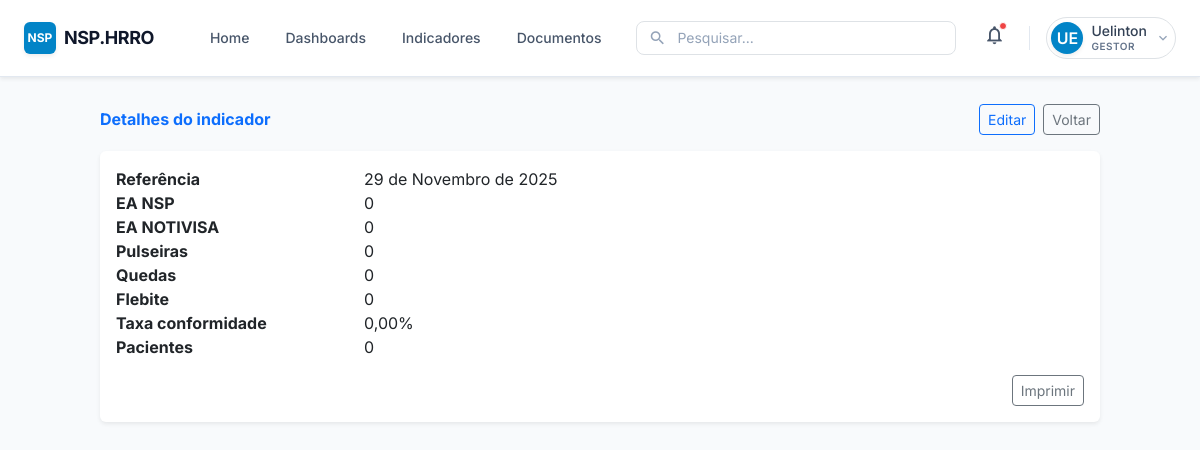
The page /indicadores/34/ (signed in) on the database its author committed.
### core/models.py (models this page shows, shortened)
class MetricEntry(models.Model):
    referencia = models.DateField(default=timezone.now)
    total_ea_nsp = models.PositiveIntegerField()
    total_ea_notivisa = models.PositiveIntegerField()
    total_pulseiras = models.PositiveIntegerField()
    total_ea_queda = models.PositiveIntegerField()
    total_ea_flebite = models.PositiveIntegerField()
    taxa_conformidade = models.DecimalField(max_digits=5, decimal_places=2)
    total_pacientes = models.PositiveIntegerField()
    created_at = models.DateTimeField(auto_now_add=True)
    class Meta:
        ordering = ["-created_at"]

### core/views.py (the view)
# urls.py: path("indicadores/<int:pk>/", indicador_detail, name="indicador_detail"),
@login_required
def indicador_detail(request, pk):
    registro = get_object_or_404(MetricEntry, pk=pk)
    return render(request, "nsp/indicador_detail.html", {"registro": registro})

### templates/nsp/indicador_detail.html (shortened to what this page needs)
{% extends "nsp/base.html" %}
{% block content %}
<div class="container py-4">
  <div class="d-flex justify-content-between align-items-center mb-3">
    <h3 class="mb-0 fw-bold text-primary">Detalhes do indicador</h3>
    <div class="d-flex gap-2">
      <a href="{% url 'coleta_edit' registro.id %}" class="btn btn-outline-primary btn-sm">Editar</a>
      <a href="{% url 'indicadores' %}" class="btn btn-outline-secondary btn-sm">Voltar</a>
    </div>
  </div>
  <div class="card border-0 shadow-sm">
    <div class="card-body">
      <dl class="row mb-0">
        <dt class="col-sm-3">Referência</dt><dd class="col-sm-9">{{ registro.referencia }}</dd>
        <dt class="col-sm-3">EA NSP</dt><dd class="col-sm-9">{{ registro.total_ea_nsp }}</dd>
        <dt class="col-sm-3">EA NOTIVISA</dt><dd class="col-sm-9">{{ registro.total_ea_notivisa }}</dd>
        <dt class="col-sm-3">Pulseiras</dt><dd class="col-sm-9">{{ registro.total_pulseiras }}</dd>
        <dt class="col-sm-3">Quedas</dt><dd class="col-sm-9">{{ registro.total_ea_queda }}</dd>
        <dt class="col-sm-3">Flebite</dt><dd class="col-sm-9">{{ registro.total_ea_flebite }}</dd>
        <dt class="col-sm-3">Taxa conformidade</dt><dd class="col-sm-9">{{ registro.taxa_conformidade }}%</dd>
        <dt class="col-sm-3">Pacientes</dt><dd class="col-sm-9">{{ registro.total_pacientes }}</dd>
      </dl>
      <div class="text-end mt-3">
        <button class="btn btn-outline-secondary btn-sm" onclick="window.print()">Imprimir</button>
      </div>
    </div>
  </div>
</div>
{% endblock %}

### templates/nsp/base.html (shortened to what this page needs)
<!DOCTYPE html>
<html lang="pt-BR">
<head>
    <script src="https://cdn.tailwindcss.com"></script>
    <link href="https://cdn.jsdelivr.net/npm/bootstrap@5.3.0/dist/css/bootstrap.min.css" rel="stylesheet">
    <link href="https://cdn.jsdelivr.net/npm/bootstrap-icons@1.11.1/font/bootstrap-icons.css" rel="stylesheet">
</head>
<body class="bg-slate-50 text-slate-800">
    {% if request.path|default:"" != "/login/" %}
    <nav class="fixed top-0 left-0 w-full bg-white border-b border-slate-200 z-50 shadow-sm">
        <div class="mx-auto max-w-7xl px-4 py-3 flex items-center justify-between">
            <div class="flex items-center gap-3">
                <div class="flex items-center gap-2 cursor-pointer" onclick="window.location.href='{% url 'home' %}'">
                    <div class="w-8 h-8 bg-sky-600 rounded-md flex items-center justify-center text-white font-bold text-xs shadow-sm">
                        NSP
                    </div>
                    <span class="text-slate-900 font-bold tracking-tight text-lg">NSP.HRRO</span>
                </div>
                <div class="hidden md:flex items-center gap-1 ml-6">
                    <a href="{% url 'home' %}" class="px-3 py-2 text-sm font-medium text-slate-600 rounded-md hover:text-sky-700 hover:bg-slate-50 transition-colors">Home</a>
                    <a href="{% url 'dashboard' %}" class="px-3 py-2 text-sm font-medium text-slate-600 rounded-md hover:text-sky-700 hover:bg-slate-50 transition-colors">Dashboards</a>
                    <a href="{% url 'coleta' %}" class="px-3 py-2 text-sm font-medium text-slate-600 rounded-md hover:text-sky-700 hover:bg-slate-50 transition-colors">Indicadores</a>
                    <a href="#" class="px-3 py-2 text-sm font-medium text-slate-600 rounded-md hover:text-sky-700 hover:bg-slate-50 transition-colors">Documentos</a>
                </div>
            </div>
            <div class="hidden md:block w-80">
                <div class="relative">
                    <span class="absolute inset-y-0 left-0 flex items-center pl-3 text-slate-400">
                        <span class="material-icons" style="font-size: 18px;">search</span>
                    </span>
                    <input type="text" placeholder="Pesquisar..." class="w-full rounded-lg border border-slate-300 pl-10 pr-4 py-1.5 text-sm placeholder-slate-400 focus:outline-none focus:ring-2 focus:ring-sky-500 focus:border-transparent transition-shadow">
                </div>
            </div>
            <div class="flex items-center gap-3 md:gap-4">
                <button class="relative p-2 text-slate-600 hover:bg-slate-100 rounded-full transition-colors">
                    <span class="material-icons" style="font-size: 22px;">notifications_none</span>
                    <span class="absolute top-1.5 right-1.5 w-2 h-2 bg-red-500 rounded-full border border-white"></span>
                </button>
                <div class="relative group">
                    <button class="flex items-center gap-2 p-1 pr-2 rounded-full hover:bg-slate-50 border border-transparent hover:border-slate-200 transition-all">
                        <div class="w-8 h-8 rounded-full shadow-sm bg-sky-600 text-white flex items-center justify-center font-semibold">
                            {{ request.user.username|default:'U'|slice:":2"|upper }}
                        </div>
                        <div class="hidden md:flex flex-col items-start">
                            <span class="text-sm font-medium text-slate-700 leading-tight">{{ request.user.username|default:'Usuário' }}</span>
                            <span class="text-[10px] text-slate-500 uppercase tracking-wider font-semibold">Gestor</span>
                        </div>
                        <span class="material-icons text-slate-400 hidden md:block" style="font-size: 16px;">expand_more</span>
                    </button>
                </div>
            </div>
        </div>
    </nav>
    {% endif %}
    {% if request.path|default:"" != "/login/" %}
    <main class="pt-20 pb-10 px-4 max-w-7xl mx-auto">
    {% else %}
    <main>
    {% endif %}
        {% block content %}{% endblock %}
    </main>
</body>
</html>

### templates/nsp/base.html (style rules this page uses)
body { font-family: 'Inter', sans-serif; }

### rows shown on the page
MetricEntry: referencia "29 de Novembro de 2025", total_ea_nsp "0", total_ea_notivisa "0", total_pulseiras "0", total_ea_queda "0", total_ea_flebite "0", taxa_conformidade "0,00", total_pacientes "0"

### other values the page prints
{{ request.user.username|default:'U'|slice:":2"|upper }} "UE"
{{ request.user.username|default:'Usuário' }} "Uelinton"
